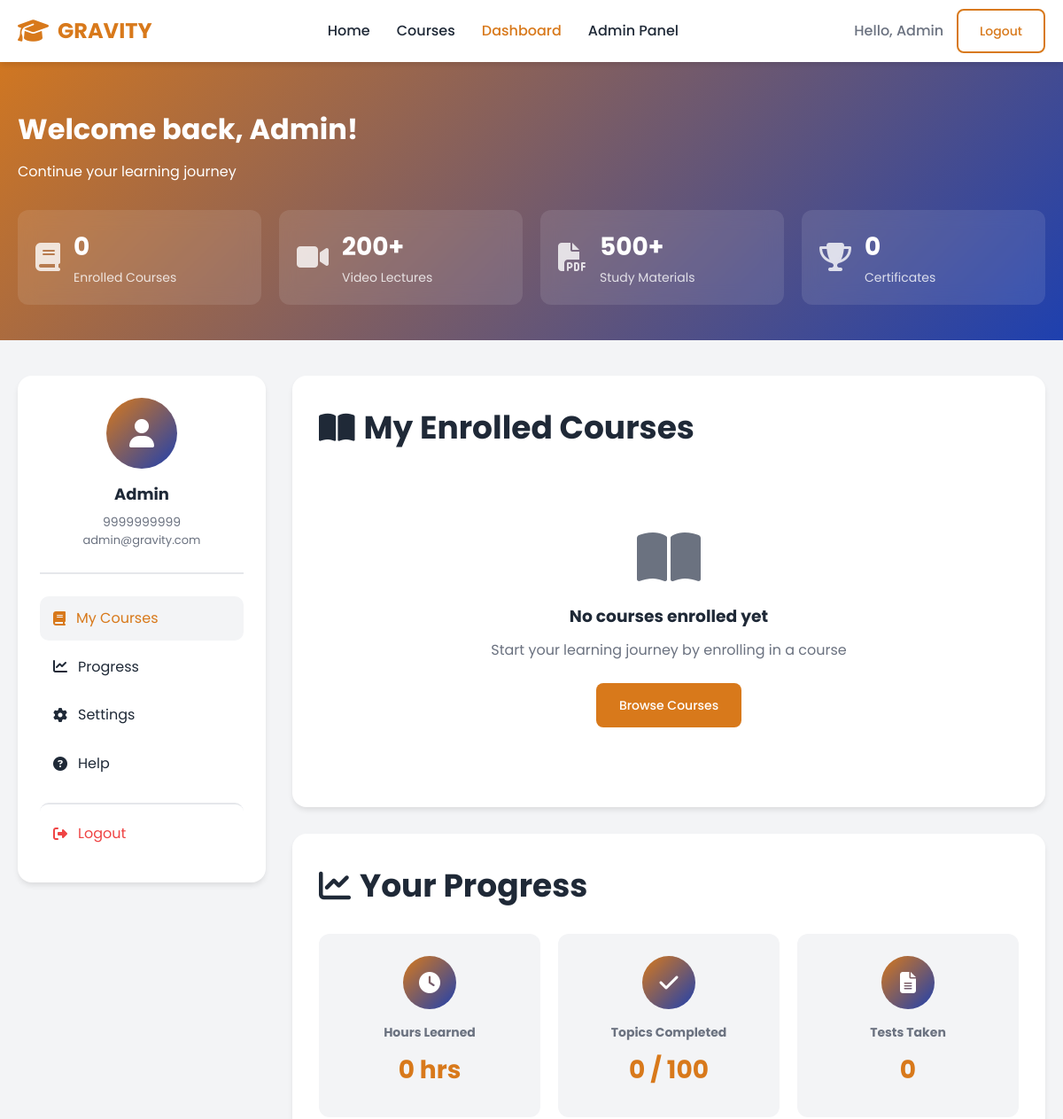
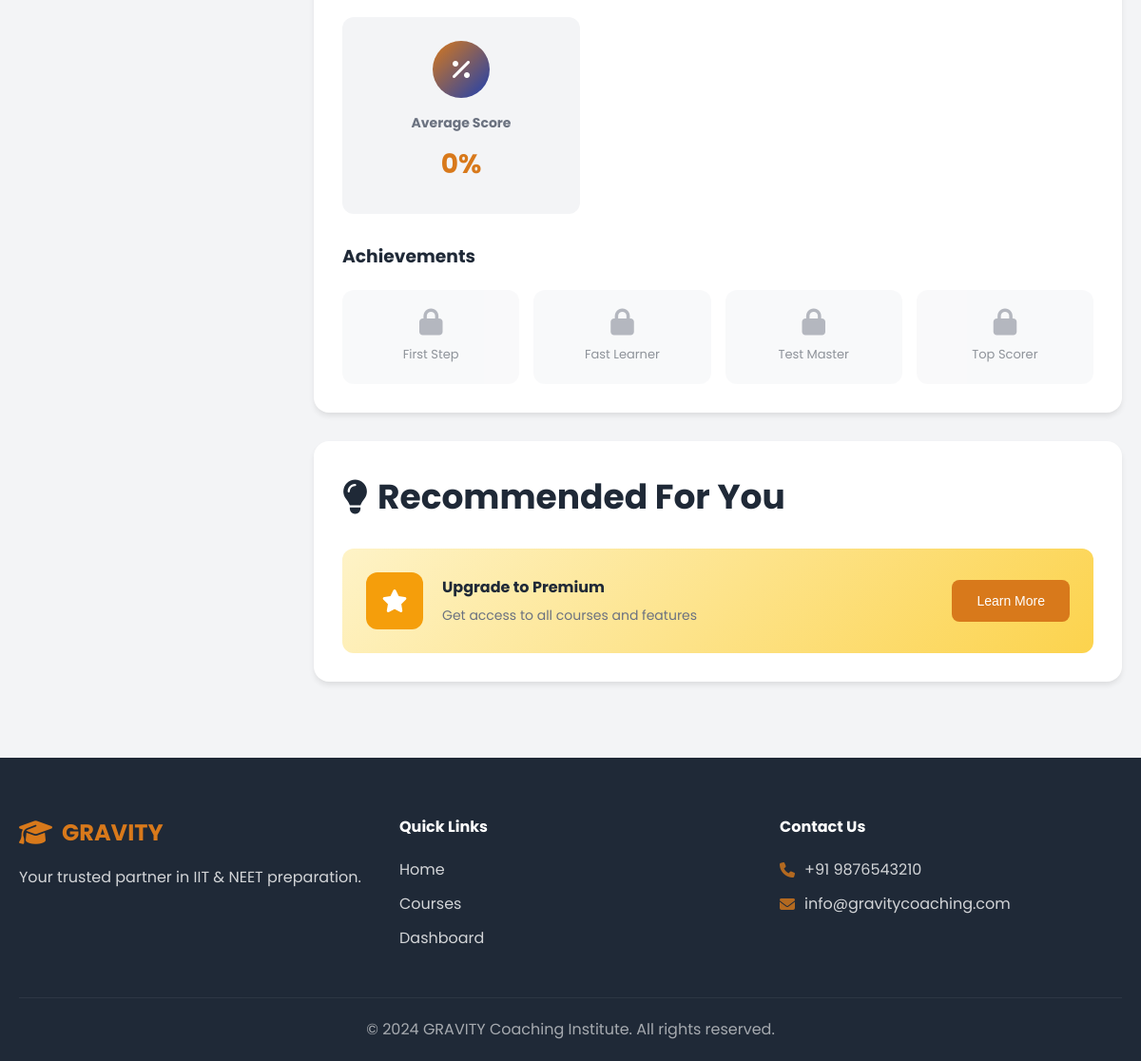
The app's page /dashboard (signed in) with its own data (2 pictures, top to bottom).
### tables this page shows
CREATE TABLE users (
            id INTEGER PRIMARY KEY AUTOINCREMENT,
            name TEXT NOT NULL,
            email TEXT UNIQUE NOT NULL,
            phone TEXT UNIQUE NOT NULL,
            password TEXT NOT NULL,
            is_admin INTEGER DEFAULT 0,
            created_at TIMESTAMP DEFAULT CURRENT_TIMESTAMP
        );

### app.py (the view)
@app.route('/dashboard')
def dashboard():
    if 'user_id' not in session:
        return redirect(url_for('login'))
    conn = get_db_connection()
    user = conn.execute('SELECT * FROM users WHERE id = ?', (session['user_id'],)).fetchone()
    enrollments = conn.execute('''
        SELECT e.*, c.title, c.description, c.duration, c.price, c.image
        FROM enrollments e
        JOIN courses c ON e.course_id = c.id
        WHERE e.user_id = ?
    ''', (session['user_id'],)).fetchall()
    conn.close()
    return render_template('dashboard.html', user=user, enrollments=enrollments)

### app.py (called while the page is built)
def get_db_connection():
    conn = sqlite3.connect(DB_PATH)
    conn.row_factory = sqlite3.Row
    return conn

### dashboard.html (shortened to what this page needs)
<!DOCTYPE html>
<html lang="en">
<head>
    <link rel="stylesheet" href="{{ url_for('static', filename='css/style.css') }}">
    <link rel="stylesheet" href="https://cdnjs.cloudflare.com/ajax/libs/font-awesome/6.4.0/css/all.min.css">
</head>
<body>
    <nav class="navbar">
        <div class="container">
            <div class="logo">
                <a href="/">
                    <i class="fas fa-graduation-cap"></i>
                    <span>GRAVITY</span>
                </a>
            </div>
            <ul class="nav-links">
                <li><a href="/">Home</a></li>
                <li><a href="/courses">Courses</a></li>
                <li><a href="/dashboard" class="active">Dashboard</a></li>
                {% if session.get('is_admin') %}
                <li><a href="/admin">Admin Panel</a></li>
                {% endif %}
            </ul>
            <div class="nav-buttons">
                <span class="user-greeting">Hello, {{ user.name }}</span>
                <a href="/logout" class="btn btn-outline">Logout</a>
            </div>
        </div>
    </nav>
    <section class="dashboard-header">
        <div class="container">
            <div class="welcome-section">
                <h1>Welcome back, {{ user.name }}!</h1>
                <p>Continue your learning journey</p>
            </div>
            <div class="quick-stats">
                <div class="stat-card">
                    <i class="fas fa-book"></i>
                    <div>
                        <h3>{{ enrollments|length }}</h3>
                        <p>Enrolled Courses</p>
                    </div>
                </div>
                <div class="stat-card">
                    <i class="fas fa-video"></i>
                    <div>
                        <h3>200+</h3>
                        <p>Video Lectures</p>
                    </div>
                </div>
                <div class="stat-card">
                    <i class="fas fa-file-pdf"></i>
                    <div>
                        <h3>500+</h3>
                        <p>Study Materials</p>
                    </div>
                </div>
                <div class="stat-card">
                    <i class="fas fa-trophy"></i>
                    <div>
                        <h3>0</h3>
                        <p>Certificates</p>
                    </div>
                </div>
            </div>
        </div>
    </section>
    <section class="dashboard-content">
        <div class="container">
            <div class="dashboard-grid">
                <div class="dashboard-sidebar">
                    <div class="user-profile">
                        <div class="profile-avatar">
                            <i class="fas fa-user"></i>
                        </div>
                        <h3>{{ user.name }}</h3>
                        <p>{{ user.phone }}</p>
                        <p class="email">{{ user.email }}</p>
                    </div>
                    <div class="sidebar-menu">
                        <a href="#enrolled" class="menu-item active">
                            <i class="fas fa-book"></i> My Courses
                        </a>
                        <a href="#progress" class="menu-item">
                            <i class="fas fa-chart-line"></i> Progress
                        </a>
                        <a href="#" class="menu-item">
                            <i class="fas fa-cog"></i> Settings
                        </a>
                        <a href="#" class="menu-item">
                            <i class="fas fa-question-circle"></i> Help
                        </a>
                        <a href="/logout" class="menu-item logout">
                            <i class="fas fa-sign-out-alt"></i> Logout
                        </a>
                    </div>
                </div>
                <div class="dashboard-main">
                    <div class="content-section" id="enrolled">
                        <div class="section-header">
                            <h2><i class="fas fa-book-open"></i> My Enrolled Courses</h2>
                        </div>
                        {% if enrollments %}
                        <div class="enrolled-courses">
                            {% for enrollment in enrollments %}
                            <div class="enrolled-course-card">
                                <div class="course-image">
                                    {% if 'JEE' in enrollment.title %}
                                        <i class="fas fa-atom"></i>
                                    {% elif 'NEET' in enrollment.title %}
                                        <i class="fas fa-heartbeat"></i>
                                    {% elif 'Engineering' in enrollment.title %}
                                        <i class="fas fa-cogs"></i>
                                    {% elif 'BCA' in enrollment.title %}
                                        <i class="fas fa-laptop-code"></i>
                                    {% else %}
                                        <i class="fas fa-book"></i>
                                    {% endif %}
                                </div>
                                <div class="course-details">
                                    <h3>{{ enrollment.title }}</h3>
                                    <p>{{ enrollment.description }}</p>
                                    <div class="course-meta">
                                        <span><i class="fas fa-clock"></i> {{ enrollment.duration }}</span>
                                        <span><i class="fas fa-check-circle"></i> Enrolled</span>
                                    </div>
                                    <div class="progress-container">
                                        <div class="progress-info">
                                            <span>Progress</span>
                                            <span>{{ enrollment.progress }}%</span>
                                        </div>
                                        <div class="progress-bar">
                                            <div class="progress-fill" style="width: {{ enrollment.progress }}%"></div>
                                        </div>
                                    </div>
                                </div>
                                <div class="course-actions">
                                    <a href="/study_material/{{ enrollment.course_id }}" class="btn btn-primary">
                                        <i class="fas fa-play"></i> Continue Learning
                                    </a>
                                    <button class="btn btn-outline">
                                        <i class="fas fa-certificate"></i> Certificate
                                    </button>
                                </div>
                            </div>
                            {% endfor %}
                        </div>
                        {% else %}
                        <div class="empty-state">
                            <i class="fas fa-book-open"></i>
                            <h3>No courses enrolled yet</h3>
                            <p>Start your learning journey by enrolling in a course</p>
                            <a href="/courses" class="btn btn-primary">Browse Courses</a>
                        </div>
                        {% endif %}
                    </div>
                    <div class="content-section" id="progress">
                        <div class="section-header">
                            <h2><i class="fas fa-chart-line"></i> Your Progress</h2>
                        </div>
                        <div class="progress-overview">
                            <div class="progress-card">
                                <div class="progress-icon">
                                    <i class="fas fa-clock"></i>
                                </div>
                                <h4>Hours Learned</h4>
                                <p class="progress-value">0 hrs</p>
                            </div>
                            <div class="progress-card">
                                <div class="progress-icon">
                                    <i class="fas fa-check"></i>
                                </div>
                                <h4>Topics Completed</h4>
                                <p class="progress-value">0 / 100</p>
                            </div>
                            <div class="progress-card">
                                <div class="progress-icon">
                                    <i class="fas fa-file-alt"></i>
                                </div>
                                <h4>Tests Taken</h4>
                                <p class="progress-value">0</p>
                            </div>
                            <div class="progress-card">
                                <div class="progress-icon">
                                    <i class="fas fa-percentage"></i>
                                </div>
                                <h4>Average Score</h4>
                                <p class="progress-value">0%</p>
                            </div>
                        </div>
                        <div class="achievements">
                            <h3>Achievements</h3>
                            <div class="achievement-grid">
                                <div class="achievement locked">
                                    <i class="fas fa-lock"></i>
                                    <p>First Step</p>
                                </div>
                                <div class="achievement locked">
                                    <i class="fas fa-lock"></i>
                                    <p>Fast Learner</p>
                                </div>
                                <div class="achievement locked">
                                    <i class="fas fa-lock"></i>
                                    <p>Test Master</p>
                                </div>
                                <div class="achievement locked">
                                    <i class="fas fa-lock"></i>
                                    <p>Top Scorer</p>
                                </div>
                            </div>
                        </div>
                    </div>
                    <div class="content-section">
                        <div class="section-header">
                            <h2><i class="fas fa-lightbulb"></i> Recommended For You</h2>
                        </div>
                        <div class="recommended-courses">
                            <div class="recommend-card">
                                <div class="recommend-icon">
                                    <i class="fas fa-star"></i>
                                </div>
                                <div class="recommend-content">
                                    <h4>Upgrade to Premium</h4>
                                    <p>Get access to all courses and features</p>
                                </div>
                                <button class="btn btn-primary">Learn More</button>
                            </div>
                        </div>
                    </div>
                </div>
            </div>
        </div>
    </section>
    <footer class="footer">
        <div class="container">
            <div class="footer-grid">
                <div class="footer-about">
                    <div class="logo">
                        <a href="/">
                            <i class="fas fa-graduation-cap"></i>
                            <span>GRAVITY</span>
                        </a>
                    </div>
                    <p>Your trusted partner in IIT & NEET preparation.</p>
                </div>
                <div class="footer-links">
                    <h4>Quick Links</h4>
                    <ul>
                        <li><a href="/">Home</a></li>
                        <li><a href="/courses">Courses</a></li>
                        <li><a href="/dashboard">Dashboard</a></li>
                    </ul>
                </div>
                <div class="footer-contact">
                    <h4>Contact Us</h4>
                    <ul>
                        <li><i class="fas fa-phone"></i> +91 9876543210</li>
                        <li><i class="fas fa-envelope"></i> info@gravitycoaching.com</li>
                    </ul>
                </div>
            </div>
            <div class="footer-bottom">
                <p>&copy; 2024 GRAVITY Coaching Institute. All rights reserved.</p>
            </div>
        </div>
    </footer>
</body>
</html>

### records on screen
users: name "Admin", phone "9999999999", email "admin@gravity.com"

### other values on screen
{{ enrollments|length }} "0"
